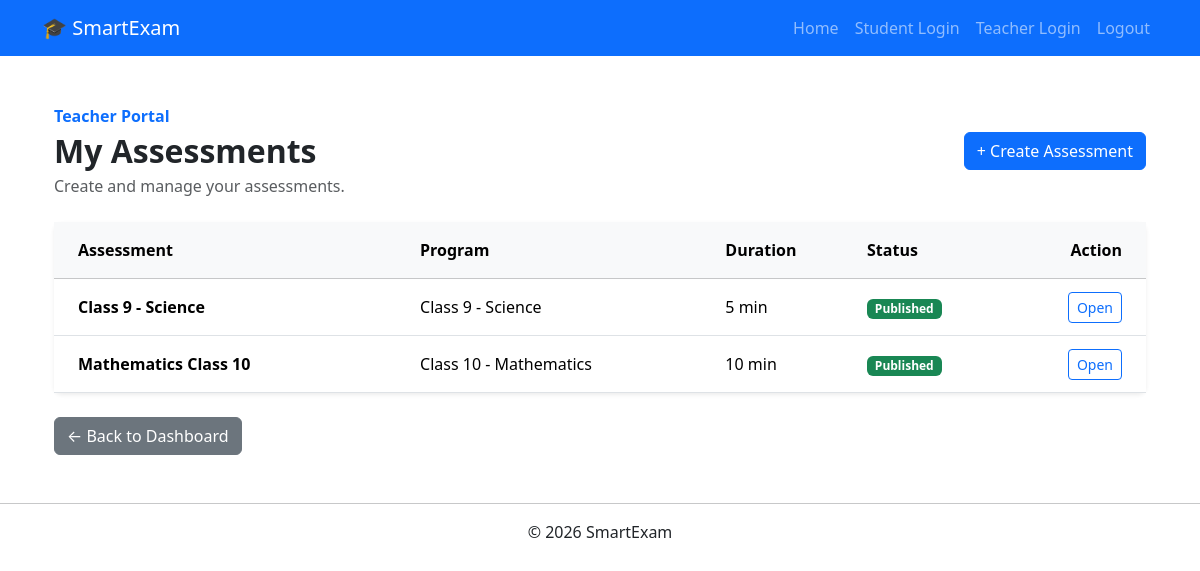
Screenshot of /assessment/teacher/ (signed in) with the database file from the repository.
### assessment/models.py (models this page shows, shortened)
class Assessment(BaseModel):
    program = models.ForeignKey(
        "subjects.Program",
        on_delete=models.PROTECT,
        related_name="assessments",
        null=True,
        blank=True,
    )
    name = models.CharField(
        max_length=100,
        db_index=True,
    )
    description = models.TextField(
        blank=True,
    )
    duration_minutes = models.PositiveIntegerField()
    status = models.CharField(
        max_length=20,
        choices=AssessmentStatus.choices,
        default=AssessmentStatus.DRAFT,
    )
    created_by = models.ForeignKey(
        settings.AUTH_USER_MODEL,
        on_delete=models.PROTECT,
        related_name="created_assessments",
    )
    class Meta:
        ordering = [
            "program",
            "name",
        ]
        constraints = [
            models.UniqueConstraint(
                fields=[
                    "created_by",
                    "program",
                    "name",
                ],
                name="unique_assessment_name_per_teacher_per_program",
            )
        ]

### subjects/models.py (models this page shows, shortened)
class Program(BaseModel):
    class ProgramAccess(models.TextChoices):
        PUBLIC = "PUBLIC", "Public"
        INSTITUTE = "INSTITUTE", "Institute"
        PRIVATE = "PRIVATE", "Private"
    institute = models.ForeignKey(
        Institute,
        on_delete=models.PROTECT,
        related_name="programs",
        blank=True,
        null=True,
    )
    name = models.CharField(
        max_length=200,
    )
    description = models.TextField(
        blank=True,
    )
    access = models.CharField(
        max_length=20,
        choices=ProgramAccess.choices,
        default=ProgramAccess.INSTITUTE,
    )
    class Meta:
        ordering = ["name"]
        constraints = [
            models.UniqueConstraint(
                fields=["institute", "name"],
                name="unique_program_per_institute",
            )
        ]
        verbose_name = "Program"
        verbose_name_plural = "Programs"

### assessment/views.py (the view)
@login_required
def teacher_assessment_list(request):
    if request.user.user_type != UserType.TEACHER:
        return redirect("admin:index")
    assessments = (
        Assessment.objects
        .filter(
            created_by=request.user,
        )
        .select_related(
            "program",
            "program__institute",
        )
        .order_by(
            "-created_at",
        )
    )
    return render(
        request,
        "assessment/teacher_assessment_list.html",
        {
            "assessments": assessments,
        },
    )

### assessment/templates/assessment/teacher_assessment_list.html (shortened to what this page needs)
{% extends "base.html" %}
{% block content %}
<div class="container mt-5">
    <div class="d-flex justify-content-between align-items-center mb-4">
        <div>
            <p class="text-primary fw-semibold mb-1">
                Teacher Portal
            </p>
            <h2 class="fw-bold mb-1">
                My Assessments
            </h2>
            <p class="text-muted mb-0">
                Create and manage your assessments.
            </p>
        </div>
        <div>
            <a
                href="{% url 'teacher_assessment_create' %}"
                class="btn btn-primary"
            >
                + Create Assessment
            </a>
        </div>
    </div>
    <div class="card border-0 shadow-sm rounded-3">
        <div class="card-body p-0">
            <div class="table-responsive">
                <table class="table table-hover align-middle mb-0">
                    <thead class="table-light">
                        <tr>
                            <th class="px-4 py-3">
                                Assessment
                            </th>
                            <th class="py-3">
                                Program
                            </th>
                            <th class="py-3">
                                Duration
                            </th>
                            <th class="py-3">
                                Status
                            </th>
                            <th class="py-3 text-end pe-4">
                                Action
                            </th>
                        </tr>
                    </thead>
                    <tbody>
                        {% for assessment in assessments %}
                            <tr>
                                <td class="px-4 py-3">
                                    <strong>
                                        {{ assessment.name }}
                                    </strong>
                                </td>
                                <td>
                                    {{ assessment.program.name }}
                                </td>
                                <td>
                                    {{ assessment.duration_minutes }}
                                    min
                                </td>
                                <td>
                                    {% if assessment.status == "PUBLISHED" %}
                                        <span class="badge bg-success">
                                            Published
                                        </span>
                                    {% else %}
                                        <span class="badge bg-secondary">
                                            Draft
                                        </span>
                                    {% endif %}
                                </td>
                                <td class="text-end pe-4">
                                    <a
                                        href="{% url 'teacher_assessment_detail' assessment.id %}"
                                        class="btn btn-sm btn-outline-primary"
                                    >
                                        Open
                                    </a>
                                </td>
                            </tr>
                        {% endfor %}
                    </tbody>
                </table>
            </div>
        </div>
    </div>
    <div class="mt-4">
        <a
            href="{% url 'teacher_dashboard' %}"
            class="btn btn-secondary"
        >
            ← Back to Dashboard
        </a>
    </div>
</div>
{% endblock %}

### rows the page displays
Assessment: name "Class 9 - Science", program.name "Class 9 - Science", duration_minutes "5", status "Published"
Assessment: name "Mathematics Class 10", program.name "Class 10 - Mathematics", duration_minutes "10", status "Published"
